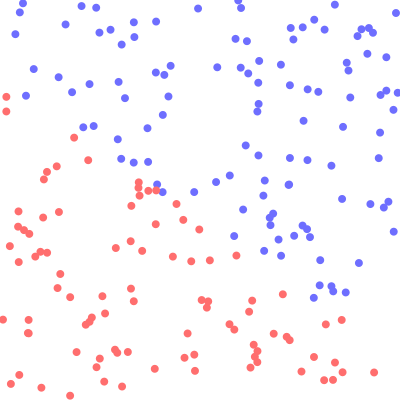
Frame 1 (no input)
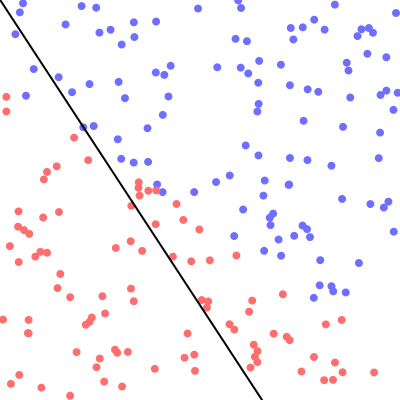
Frame 60 (the mouse pressed at the canvas centre just before this capture)
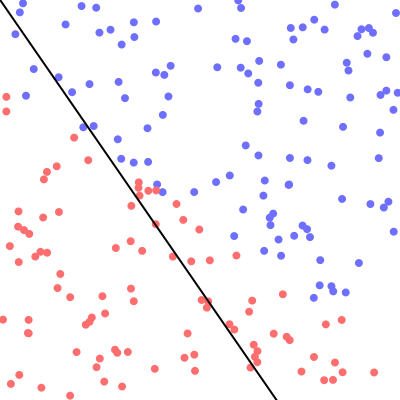
Frame 120 (the mouse held since frame 60 and released just before this capture)

The Processing sketch that drew these frames (run headless with seeded random() and noise(); from frame 60 on, the mouse is pressed at the canvas centre):

// Processing sketch: sketch_perceptron
// ── sketch_perceptron.pde
// sketch_perceptron: una neurona aprende a separar dos clases de puntos.
// La máquina no recibe la regla: la induce a partir de ejemplos (caja negra).

float w1 = 0, w2 = 0, b = 0;   // pesos y sesgo
float lr = 0.01;                // tasa de aprendizaje
PVector[] puntos;
int[] clases;                   // +1 o -1
int n = 200;
int indice = 0;

void setup() {
  size(400, 400);
  pixelDensity(1);
  puntos = new PVector[n];
  clases = new int[n];
  for (int i = 0; i < n; i++) {
    puntos[i] = new PVector(random(width), random(height));
    // la regla oculta: por encima de y = 0.7x + 80 es +1, por debajo -1
    clases[i] = (puntos[i].y > 0.7 * puntos[i].x + 80) ? 1 : -1;
  }
}

void draw() {
  background(255);
  // dibujar los puntos
  for (int i = 0; i < n; i++) {
    fill(clases[i] == 1 ? color(255, 110, 110) : color(110, 110, 255));
    noStroke();
    ellipse(puntos[i].x, puntos[i].y, 8, 8);
  }
  // entrenar un ejemplo por frame
  entrenar(puntos[indice], clases[indice]);
  indice = (indice + 1) % n;
  // dibujar la línea que separa
  if (abs(w2) > 0.0001) {
    stroke(0);
    strokeWeight(2);
    line(0, -(w1 * 0 + b) / w2, width, -(w1 * width + b) / w2);
  }
}

void entrenar(PVector p, int objetivo) {
  int salida = (w1 * p.x + w2 * p.y + b > 0) ? 1 : -1;
  float error = objetivo - salida;
  w1 += lr * error * p.x;
  w2 += lr * error * p.y;
  b  += lr * error;
}
